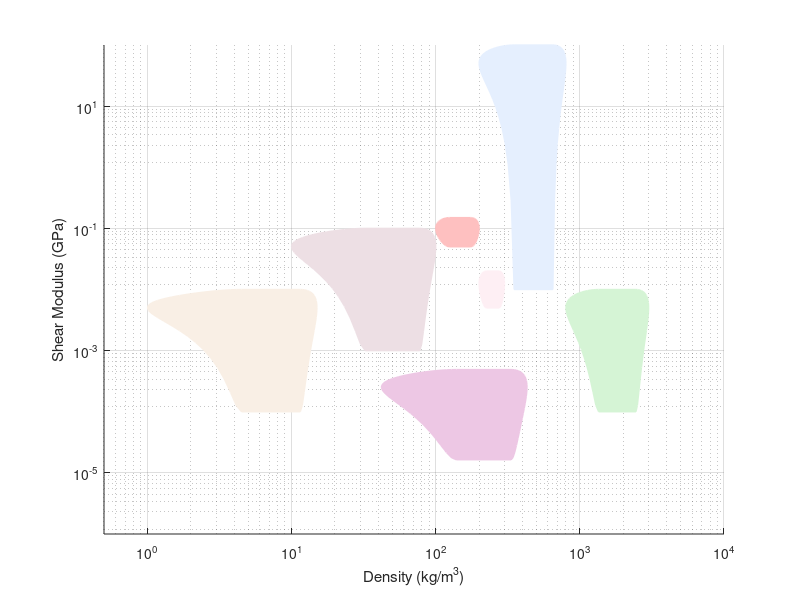

The MATLAB script that drew this image: (Note: this script raises an error after producing the figure.)
clear,close all
% Create some data
materials.name= {'Cork','Balsa Wood','Aerogels','Metal Foams','Polymer Foams','this work','Rubber',...
    'this work_steel','this work_al'};
materials.densityRange = [200 300; 100 200; 1 15; 200 800; 10 100;  42 430; 0.8e3 3e3;...
    [42 430].*(7850/1200);  [42 430].*(2700/1200);  ];  % in kg/m^3
materials.Shear_modulusRange= [0.005 0.020;   0.05 0.15;   0.1e-3 0.01;  0.01  100; ...
    0.001 0.100; 0.0164e-3 0.49e-3; 0.1e-3 10e-3;...
    [0.0164e-3 0.49e-3].*(210/2.7) ; [0.0164e-3 0.49e-3].*(70/2.7);];  % in Gpa

facecolor{1}=[255 240 245]./256;
facecolor{2}=[255 193 193]./256;
facecolor{3}=[250 240 230]./256;
% facecolor{4}=[240 248 255]./256;
facecolor{4}=[230, 240, 255]./256;
facecolor{5}=[238 224 229]./256;
facecolor{6}=[238 200 229]./256;
% facecolor{7}=[230, 255, 238]./256;

 facecolor{7}=[214, 245, 214]./256;
facecolor{8}=[238 200 229]./256;
facecolor{9}=[238 200 229]./256;
% Create a figure
figure
% Plot a rectangle
% 'Position' vector has the form [x y width height]
for i=1:length(materials.name)-2
    Position=[materials.densityRange(i,1)  materials.Shear_modulusRange(i,1),...
        materials.densityRange(i,2)-materials.densityRange(i,1),...
        materials.Shear_modulusRange(i,2)-materials.Shear_modulusRange(i,1)];
    
    rectangle('Position',Position,'EdgeColor',facecolor{i},...
        'LineWidth',1,'Curvature',[0.5,1],'FaceColor',facecolor{i});
%     text( Position(1)+ Position(3)/2, Position(2)+ Position(4)/6, ...
%         materials.name{i}, 'VerticalAlignment','bottom', 'HorizontalAlignment','right');
%     
    hold on
end
% Create a scatter plot
% scatter(density, bulk_modulus, 'filled');
pentamodeShear = linspace(1e3*1e-9, 1e5*1e-9, 10);
pentamodeDensity = linspace(500, 1200, 10);

Shear(1).property = linspace(1e3*1e-9, 1e5*1e-9, 10);
Shear(1).name='pentamode';
Shear(1).Density=linspace(500, 1200, 10);

Shear(2).property = linspace(0.1*77, 0.45*77, 10);
Shear(2).name='Plate lattice';
Shear(2).Density=linspace(0.05*7890, 0.4*7890, 10);

Shear(3).property = linspace(0.15, 0.45, 10);
Shear(3).name='gear';
Shear(3).Density=linspace(0.4*8900, 0.5*8900, 10);

Shear(4).property =[0.0675e-3, 0.24e-3];
Shear(4).name='sphere2Sphere';
Shear(4).Density=[ 62.5 ,320];

Shear(5).property =[0.0164e-3, 0.48e-3] ;
Shear(5).name='sphere2cube';
Shear(5).Density=[187, 62.5];


% To plot it on a logarithmic scale, use semilogx or semilogy or loglog
% figure
markerColor{1}=[43, 189, 87]./256;
markerColor{2}=[43, 118, 189]./256;
markerColor{3}=[42, 42, 128]./256;
markerColor{4}=[196, 16, 94]./256;
markerColor{5}=[196, 16, 94]./256;
for i=1:length(Shear)
scatter(Shear(i).Density,Shear(i).property,'filled','MarkerEdgeColor',[101, 126, 150]./256, 'MarkerFaceColor',markerColor{i},'MarkerFaceAlpha',0.3)
hold on
end
% Set the scales to logarithmic
yticks([ 1e-5 1e-3 1e-1 1e1])
set(gca, 'XScale', 'log', 'YScale', 'log');
xlim([ 0.5e0  1e4])
% Annotate the points
grid on;

% Add titles and labels
% title('Ashby Chart: Bulk Modulus vs Density');
xlabel('Density (kg/m^3)');
ylabel('Shear Modulus (GPa)');

fig = figure(1);
% Define the figure size [left, bottom, width, height]
figureSize = [646.6,267.4,597.6,438.4];  %  setting after 9/15
% Set the figure size
set(fig, 'Position', figureSize);
% Get current axes handle
ax = gca;
% Set font size of tick labels
ax.FontSize = 13;  % Adjust the font size as needed